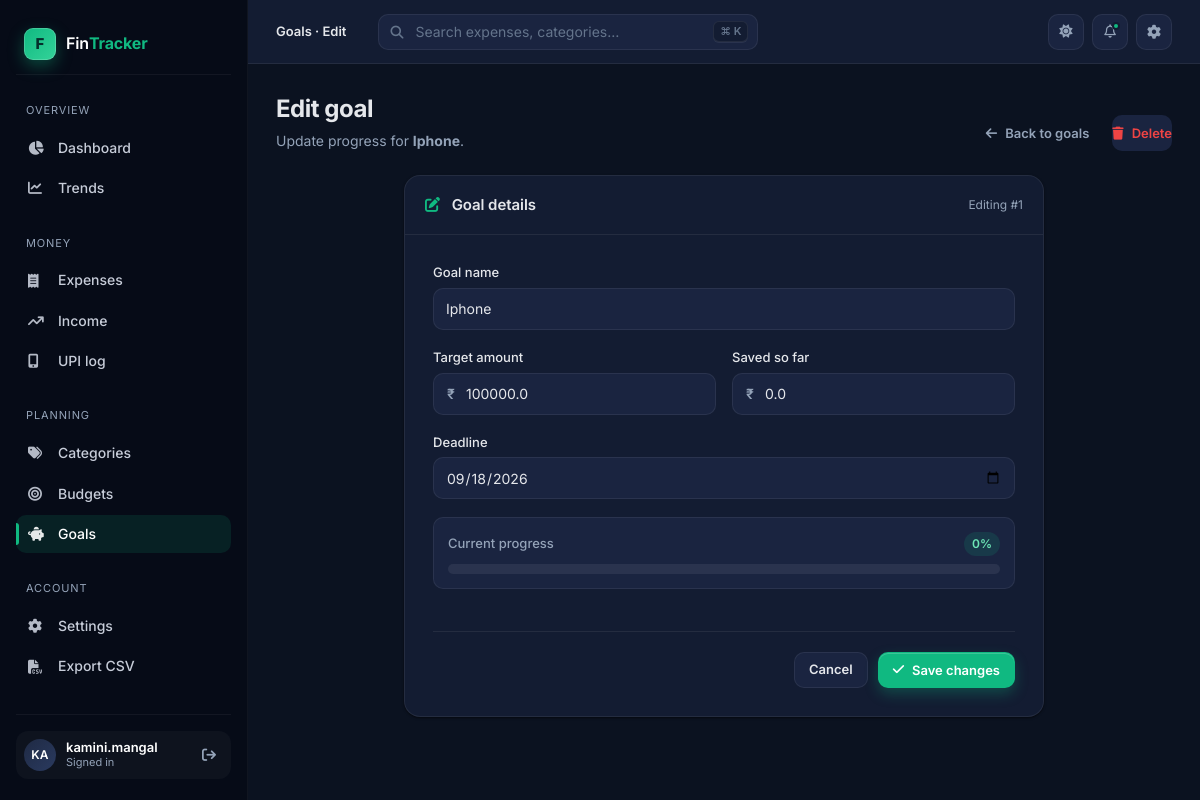
/goals/edit/1 (signed in), run on the app's committed database.
### models.py (models this page shows, shortened)
class User(db.Model, UserMixin):
    id           = db.Column(db.Integer, primary_key=True)
    username     = db.Column(db.String(100), unique=True, nullable=False)
    password     = db.Column(db.String(200), nullable=False)
    currency     = db.Column(db.String(10), default='$')    # Settings
    theme        = db.Column(db.String(10), default='light') # Dark mode pref

class SavingsGoal(db.Model):
    id            = db.Column(db.Integer, primary_key=True)
    name          = db.Column(db.String(100), nullable=False)
    target_amount = db.Column(db.Float, nullable=False)
    saved_amount  = db.Column(db.Float, default=0)
    user_id       = db.Column(db.Integer, db.ForeignKey('user.id'), nullable=False)
    deadline      = db.Column(db.String(20))   # YYYY-MM-DD, optional

### app.py (the view, shortened to what this page needs)
@app.route('/goals/edit/<int:id>', methods=['GET', 'POST'])
@login_required
def edit_goal(id):
    goal = db.get_or_404(SavingsGoal, id)
    if goal.user_id != current_user.id:
        flash('Not authorized.', 'error')
        return redirect(url_for('list_goals'))
    return render_template('edit_goal.html', goal=goal,
                           currency=current_user.currency)

### app.py (called while the page is built)
@login_manager.user_loader
def load_user(user_id):
    return db.session.get(User, int(user_id))

### templates/edit_goal.html (shortened to what this page needs)
{% extends 'base.html' %}
{% block crumb %}Goals · Edit{% endblock %}
{% block content %}
{% set cur = currency or '$' %}
<div class="page-header">
  <div class="ph-text">
    <h1>Edit goal</h1>
    <p>Update progress for <strong>{{ goal.name }}</strong>.</p>
  </div>
  <div class="ph-actions">
    <a href="{{ url_for('list_goals') }}" class="btn btn-ghost">
      <i class="fa-solid fa-arrow-left"></i> Back to goals
    </a>
    <form method="POST" action="{{ url_for('delete_goal', id=goal.id) }}" class="inline-form"
          onsubmit="return confirm('Delete the goal {{ goal.name }}?');">
      <button type="submit" class="btn btn-danger">
        <i class="fa-solid fa-trash"></i> Delete
      </button>
    </form>
  </div>
</div>
<div class="card form-card">
  <div class="card-header">
    <h3><i class="fa-solid fa-pen-to-square" style="color: var(--accent); margin-right: 8px;"></i> Goal details</h3>
    <span class="muted" style="font-size: 12px;">Editing #{{ goal.id }}</span>
  </div>
  <div class="card-body">
    <form method="POST" action="{{ url_for('edit_goal', id=goal.id) }}"
          class="form-grid" style="display:flex; flex-direction:column; gap: 18px;" novalidate>
      <div class="field">
        <label for="name">Goal name</label>
        <input id="name" name="name" type="text" class="input" value="{{ goal.name }}" required />
      </div>
      <div class="field-row">
        <div class="field">
          <label for="target_amount">Target amount</label>
          <div class="input-affix">
            <span class="affix left" style="font-weight: 600; color: var(--text-2);">{{ cur }}</span>
            <input id="target_amount" name="target_amount" type="number" step="0.01" min="0"
                   class="input has-left" value="{{ goal.target_amount }}" required />
          </div>
        </div>
        <div class="field">
          <label for="saved_amount">Saved so far</label>
          <div class="input-affix">
            <span class="affix left" style="font-weight: 600; color: var(--text-2);">{{ cur }}</span>
            <input id="saved_amount" name="saved_amount" type="number" step="0.01" min="0"
                   class="input has-left" value="{{ goal.saved_amount }}" />
          </div>
        </div>
      </div>
      <div class="field">
        <label for="deadline">Deadline</label>
        <input id="deadline" name="deadline" type="date" class="input" value="{{ goal.deadline or '' }}" />
      </div>
      {% set pct_raw = (goal.saved_amount / goal.target_amount * 100) if goal.target_amount > 0 else 0 %}
      {% set pct     = pct_raw if pct_raw <= 100 else 100 %}
      <div style="padding: 14px; background: var(--surface-2); border-radius: 10px; border: 1px solid var(--border);">
        <div style="display: flex; justify-content: space-between; align-items: baseline; margin-bottom: 8px;">
          <span style="font-size: 13px; color: var(--text-2); font-weight: 500;">Current progress</span>
          <span class="goal-pct">{{ '%.0f'|format(pct_raw) }}%</span>
        </div>
        <div class="progress">
        </div>
      </div>
      <div class="form-actions">
        <a href="{{ url_for('list_goals') }}" class="btn btn-secondary">Cancel</a>
        <button type="submit" class="btn btn-primary">
          <i class="fa-solid fa-check"></i> Save changes
        </button>
      </div>
    </form>
  </div>
</div>
{% endblock %}

### templates/base.html (shortened to what this page needs)
<!DOCTYPE html>
<html lang="en" data-theme="{% if current_user.is_authenticated and current_user.theme == 'dark' %}dark{% else %}light{% endif %}">
<head>
  <link rel="stylesheet" href="https://cdnjs.cloudflare.com/ajax/libs/font-awesome/6.5.1/css/all.min.css" />
  <link rel="stylesheet" href="{{ url_for('static', filename='css/styles.css') }}" />
</head>
<body>
  {% block body %}
  <div class="app-shell">
    <aside class="sidebar" id="sidebar">
      <a href="{{ url_for('dashboard') }}" class="brand">
        <span class="brand-mark">F</span>
        <span class="brand-name">Fin<b>Tracker</b></span>
      </a>
      <nav class="nav-group" aria-label="Primary">
        <div class="nav-label">Overview</div>
        <a href="{{ url_for('dashboard') }}"
           class="nav-item {% if request.endpoint == 'dashboard' %}is-active{% endif %}">
          <i class="fa-solid fa-chart-pie"></i> Dashboard
        </a>
        <a href="{{ url_for('monthly_summary') }}"
           class="nav-item {% if request.endpoint == 'monthly_summary' %}is-active{% endif %}">
          <i class="fa-solid fa-chart-line"></i> Trends
        </a>
      </nav>
      <nav class="nav-group" aria-label="Money">
        <div class="nav-label">Money</div>
        <a href="{{ url_for('add_expense') }}"
           class="nav-item {% if request.endpoint in ['add_expense','edit_expense'] %}is-active{% endif %}">
          <i class="fa-solid fa-receipt"></i> Expenses
        </a>
        <a href="{{ url_for('list_income') }}"
           class="nav-item {% if request.endpoint in ['list_income','add_income','edit_income'] %}is-active{% endif %}">
          <i class="fa-solid fa-arrow-trend-up"></i> Income
        </a>
        <a href="{{ url_for('upi_log') }}"
           class="nav-item {% if request.endpoint == 'upi_log' %}is-active{% endif %}">
          <i class="fa-solid fa-mobile-screen-button"></i> UPI log
        </a>
      </nav>
      <nav class="nav-group" aria-label="Planning">
        <div class="nav-label">Planning</div>
        <a href="{{ url_for('list_categories') }}"
           class="nav-item {% if request.endpoint in ['list_categories','add_category','edit_category'] %}is-active{% endif %}">
          <i class="fa-solid fa-tags"></i> Categories
        </a>
        <a href="{{ url_for('list_budgets') }}"
           class="nav-item {% if request.endpoint in ['list_budgets','add_budget','edit_budget'] %}is-active{% endif %}">
          <i class="fa-solid fa-bullseye"></i> Budgets
        </a>
        <a href="{{ url_for('list_goals') }}"
           class="nav-item {% if request.endpoint in ['list_goals','add_goal','edit_goal'] %}is-active{% endif %}">
          <i class="fa-solid fa-piggy-bank"></i> Goals
        </a>
      </nav>
      <nav class="nav-group" aria-label="Account">
        <div class="nav-label">Account</div>
        <a href="{{ url_for('settings') }}"
           class="nav-item {% if request.endpoint == 'settings' %}is-active{% endif %}">
          <i class="fa-solid fa-gear"></i> Settings
        </a>
        <a href="{{ url_for('export_csv') }}" class="nav-item">
          <i class="fa-solid fa-file-csv"></i> Export CSV
        </a>
      </nav>
      <div class="sidebar-footer">
        {% if current_user.is_authenticated %}
        <div class="user-pill">
          <div class="avatar">{{ current_user.username[:2]|upper }}</div>
          <div class="user-meta">
            <div class="u-name">{{ current_user.username }}</div>
            <div class="u-sub">Signed in</div>
          </div>
          <a href="{{ url_for('logout') }}" class="logout-btn" title="Log out" aria-label="Log out">
            <i class="fa-solid fa-arrow-right-from-bracket"></i>
          </a>
        </div>
        {% endif %}
      </div>
    </aside>
    <div class="main">
      <header class="topbar">
        <div class="crumbs">
          <strong>{% block crumb %}Dashboard{% endblock %}</strong>
        </div>
        <div class="search">
          <i class="fa-solid fa-magnifying-glass"></i>
          <input type="search" id="searchInput" placeholder="Search expenses, categories…" />
          <span class="kbd" style="position: absolute; right: 10px; top: 50%; transform: translateY(-50%);">⌘ K</span>
        </div>
        <div class="top-actions">
          <button class="icon-btn" id="themeBtn" title="Toggle theme" aria-label="Toggle theme">
            <i class="fa-solid fa-moon" id="themeIcon"></i>
          </button>
          <button class="icon-btn" title="Notifications" aria-label="Notifications">
            <i class="fa-regular fa-bell"></i>
            <span class="dot"></span>
          </button>
          <a class="icon-btn" href="{{ url_for('settings') }}" title="Settings" aria-label="Settings">
            <i class="fa-solid fa-gear"></i>
          </a>
        </div>
      </header>
      <div class="page">
        {% block content %}{% endblock %}
      </div>
    </div>
  </div>
  {% endblock %}
</body>
</html>

### data on the page
User: username "KA", username "kamini.mangal"
SavingsGoal: name "Iphone", id "1", target_amount "100000.0", saved_amount "0.0", deadline "09/18/2026"

### other printed values
{{ '%.0f'|format(pct_raw) }} "0"
